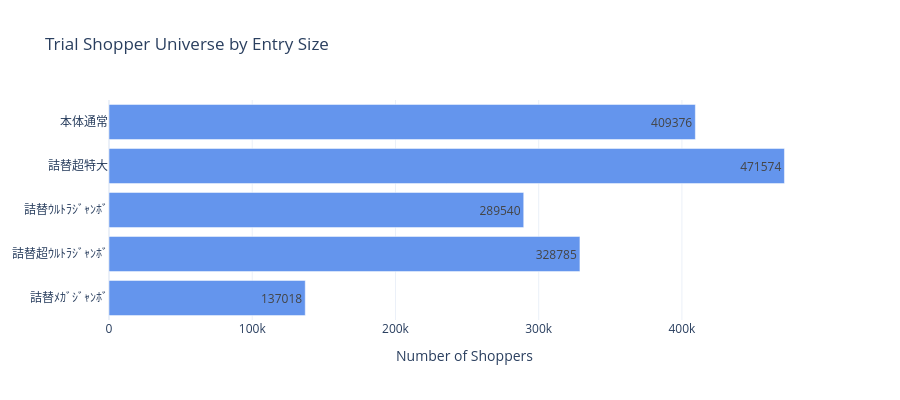
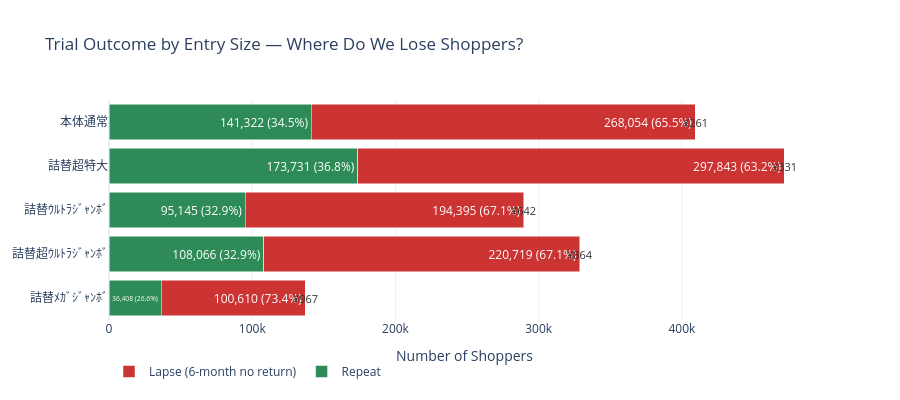

Notebook cell for these charts, in order:
### Code cell
# ── Bar chart: trial universe and outcome per size ────────────────────
# Sizes ordered by SIZE_ORDER (already sorted in funnel_data)
sizes = order_and_filter_sizes(funnel_data['trial_size'].unique())
# Reverse for horizontal bar (smallest at top so largest lands bottom-right)
sizes_display = list(reversed(sizes))

fd = funnel_data.set_index('trial_size')

# ── Trial universe bar ────────────────────────────────────────────────
fig = go.Figure()
fig.add_trace(go.Bar(
    y=sizes_display,
    x=fd.loc[sizes_display, 'total_trial'],
    name='Trial Shoppers',
    orientation='h', marker_color='#6495ED',
    text=fd.loc[sizes_display, 'total_trial'],
    textposition='inside'
))
fig.update_layout(
    title='Trial Shopper Universe by Entry Size',
    xaxis_title='Number of Shoppers',
    template='plotly_white', height=400,
    legend=dict(orientation='h', yanchor='bottom', y=-0.3)
)
fig.show()

# ── Repeat vs Lapse per size ──────────────────────────────────────────
fig2 = go.Figure()

fig2.add_trace(go.Bar(
    y=sizes_display,
    x=fd.loc[sizes_display, 'repeat_shoppers'],
    name='Repeat',
    orientation='h', marker_color='#2E8B57',
    text=[f"{v:,} ({r:.1f}%)" for v, r in zip(
        fd.loc[sizes_display, 'repeat_shoppers'],
        fd.loc[sizes_display, 'repeat_rate_%'])],
    textposition='inside'
))
fig2.add_trace(go.Bar(
    y=sizes_display,
    x=fd.loc[sizes_display, 'lapse_shoppers'],
    name='Lapse (6-month no return)',
    orientation='h', marker_color='#CC3333',
    text=[f"{v:,} ({r:.1f}%)" for v, r in zip(
        fd.loc[sizes_display, 'lapse_shoppers'],
        fd.loc[sizes_display, 'lapse_rate_%'])],
    textposition='inside'
))

fig2.update_layout(
    barmode='stack',
    title='Trial Outcome by Entry Size — Where Do We Lose Shoppers?',
    xaxis_title='Number of Shoppers',
    template='plotly_white', height=400,
    legend=dict(orientation='h', yanchor='bottom', y=-0.3)
)

# Add ASP annotation
for i, size in enumerate(sizes_display):
    row = funnel_data[funnel_data['trial_size'] == size].iloc[0]
    fig2.add_annotation(x=row['total_trial'] + 50, y=size,
                        text=f"¥{row['avg_trial_asp']:,.0f}",
                        showarrow=False, font=dict(size=11, color='#333'))

fig2.show()

### Figure 1 — Plotly figure (JSON) as saved in the notebook; plotly's stock layout.template omitted (floating-point values rounded to 4 significant figures)
{"data": [{"marker": {"color": "#6495ED"}, "name": "Trial Shoppers", "orientation": "h", "text": [137000.0, 328800.0, 289500.0, 471600.0, 409400.0], "textposition": "inside", "type": "bar", "x": [137018, 328785, 289540, 471574, 409376], "y": ["詰替ﾒｶﾞｼﾞｬﾝﾎﾞ", "詰替超ｳﾙﾄﾗｼﾞｬﾝﾎﾞ", "詰替ｳﾙﾄﾗｼﾞｬﾝﾎﾞ", "詰替超特大", "本体通常"]}], "layout": {"height": 400, "legend": {"orientation": "h", "y": -0.3, "yanchor": "bottom"}, "title": {"text": "Trial Shopper Universe by Entry Size"}, "xaxis": {"title": {"text": "Number of Shoppers"}}}}

### Figure 2 — Plotly figure (JSON) as saved in the notebook; plotly's stock layout.template omitted (floating-point values rounded to 4 significant figures)
{"data": [{"marker": {"color": "#2E8B57"}, "name": "Repeat", "orientation": "h", "text": ["36,408 (26.6%)", "108,066 (32.9%)", "95,145 (32.9%)", "173,731 (36.8%)", "141,322 (34.5%)"], "textposition": "inside", "type": "bar", "x": [36408, 108066, 95145, 173731, 141322], "y": ["詰替ﾒｶﾞｼﾞｬﾝﾎﾞ", "詰替超ｳﾙﾄﾗｼﾞｬﾝﾎﾞ", "詰替ｳﾙﾄﾗｼﾞｬﾝﾎﾞ", "詰替超特大", "本体通常"]}, {"marker": {"color": "#CC3333"}, "name": "Lapse (6-month no return)", "orientation": "h", "text": ["100,610 (73.4%)", "220,719 (67.1%)", "194,395 (67.1%)", "297,843 (63.2%)", "268,054 (65.5%)"], "textposition": "inside", "type": "bar", "x": [100610, 220719, 194395, 297843, 268054], "y": ["詰替ﾒｶﾞｼﾞｬﾝﾎﾞ", "詰替超ｳﾙﾄﾗｼﾞｬﾝﾎﾞ", "詰替ｳﾙﾄﾗｼﾞｬﾝﾎﾞ", "詰替超特大", "本体通常"]}], "layout": {"annotations": [{"font": {"color": "#333", "size": 11}, "showarrow": false, "text": "¥967", "x": 137068, "y": "詰替ﾒｶﾞｼﾞｬﾝﾎﾞ"}, {"font": {"color": "#333", "size": 11}, "showarrow": false, "text": "¥864", "x": 328835, "y": "詰替超ｳﾙﾄﾗｼﾞｬﾝﾎﾞ"}, {"font": {"color": "#333", "size": 11}, "showarrow": false, "text": "¥642", "x": 289590, "y": "詰替ｳﾙﾄﾗｼﾞｬﾝﾎﾞ"}, {"font": {"color": "#333", "size": 11}, "showarrow": false, "text": "¥331", "x": 471624, "y": "詰替超特大"}, {"font": {"color": "#333", "size": 11}, "showarrow": false, "text": "¥261", "x": 409426, "y": "本体通常"}], "barmode": "stack", "height": 400, "legend": {"orientation": "h", "y": -0.3, "yanchor": "bottom"}, "title": {"text": "Trial Outcome by Entry Size — Where Do We Lose Shoppers?"}, "xaxis": {"title": {"text": "Number of Shoppers"}}}}
